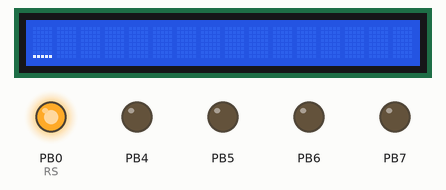
Recording of a program running on a simulated ATmega32, built with avr-gcc and emulated at 1 MHz. On the bench: 16×1 character LCD, output pins drawn as LEDs (lit = HIGH). Wiring (inferred from the signals the program sends): character LCD (HD44780): RS PB3; R/W PB1; E PB2; data PA0, PA1, PA2, PA3, PA4, PA5, PA6, PA7. Pins used as bus, display or sensor lines are not drawn. At 0.5 s the program stops and its outputs stay as they are.

Above: at 0.4 s.
Timing chart, 0 to 1.9 s (numbered marks = the images above):
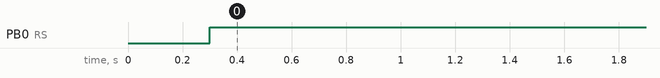

The program:

AVRGCC1.c
```c
#include <avr/io.h>
#define F_CPU 1000000UL
#include <util/delay.h>
#define RS 0
#define RW 1
#define E  2
void send_a_command (unsigned char command);
void send_a_character(unsigned char character);
int main(void)
{

    DDRA = 0xFF;//DDRA output
    DDRB = 0xFF;//ddrb output
    _delay_ms(50);
	lcd_init();
	lcdprint("SAI");
}
int  lcd_init()
{
	send_a_command(0x01);// sending all clear command
    send_a_command(0x38);// 16*1 line LCD
    send_a_command(0x0E);// screen and cursor ON
	_delay_ms(100);
}
void lcdprint(char * str)
{
	unsigned char i=0;
	while(str[i] !=0 )
	{
		send_a_character(str[i]);
		i++;

	}
}
void send_a_command (unsigned char command)
{

    PORTA=command;
    PORTB&= ~(1<<RS);
	PORTB&=~(1<<RW);
    PORTB|= (1<<E);
    _delay_ms(50);
    PORTB&= ~(1<<E);
    PORTA =0;

}


void send_a_character (unsigned char character)
{

    PORTA=character;
    PORTB|= (1<<RS);
	PORTB&=~(1<<RW);
    PORTB|= (1<<E);
    _delay_ms(50);
    PORTB&= ~(1<<E);
    PORTA =0;

}
```

Measured:
- by itself, PB0 (RS): LOW → HIGH at 0.30 s
